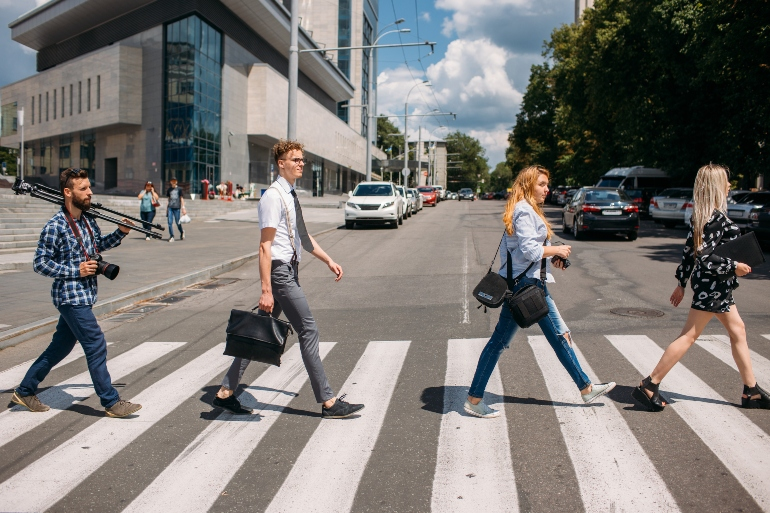
#> input picture images/pedestrian.jpg, 770 x 513 px
$ python contours.py
#> lines starting #> are read from the running program, lines starting #| are printed output that depends on the picture; after the words box and inside, x2 and y2 are one past the last pixel; in counts of white or black regions, pixels touching at a corner belong together
import matplotlib
matplotlib.use('Qt5Agg')

import numpy as np
import cv2 as cv
import matplotlib.pyplot as plt
import random as rng
rng.seed(12345)

src = cv.imread('images/pedestrian.jpg')
#> src is the input picture: shape (513, 770, 3); mean B, G, R 117.2, 120.5, 124.1
src_gray =  cv.cvtColor(src, cv.COLOR_BGR2GRAY)
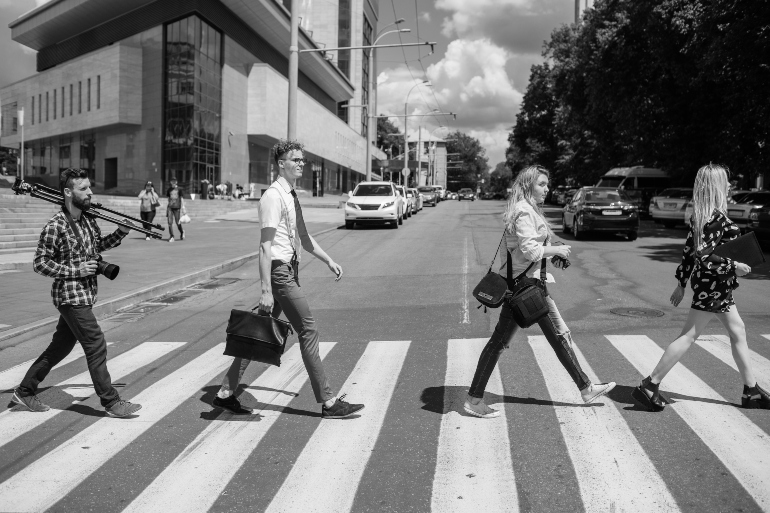
#> src_gray: shape (513, 770); min 0, max 254, mean 121.2
src_gray = cv.blur(src_gray, (3,3))

def thresh_callback(val):
#> called with val = 100
    threshold = val
    # Detect edges using Canny
    canny_output = cv.Canny(src_gray, threshold, threshold * 2)
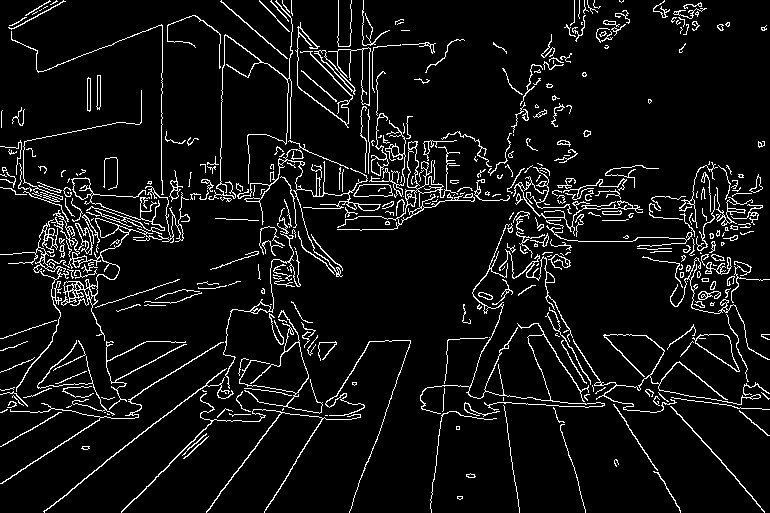
#> canny_output: shape (513, 770); 7.1% white in thin lines or dots
    # Find contours
    contours, hierarchy = cv.findContours(canny_output, cv.RETR_TREE, cv.CHAIN_APPROX_SIMPLE)
#> contours = 613 contours, 456 with area under 20; largest, box (x1, y1, x2, y2) and area: (337, 141, 475, 231) 1090, (61, 192, 190, 341) 1020, (692, 334, 740, 372) 778, (695, 334, 740, 372) 736, (0, 219, 69, 392) 546
    # Draw contours
    drawing = np.zeros((canny_output.shape[0], canny_output.shape[1], 3), dtype=np.uint8)
    for i in range(len(contours)):
        color = (rng.randint(0,256), rng.randint(0,256), rng.randint(0,256))
        cv.drawContours(drawing, contours, i, color, 2, cv.LINE_8, hierarchy, 0)
#> this loop made 613 passes
#> color on passes 1 to 3: (213, 5, 152), (188, 99, 138), (223, 82, 191)
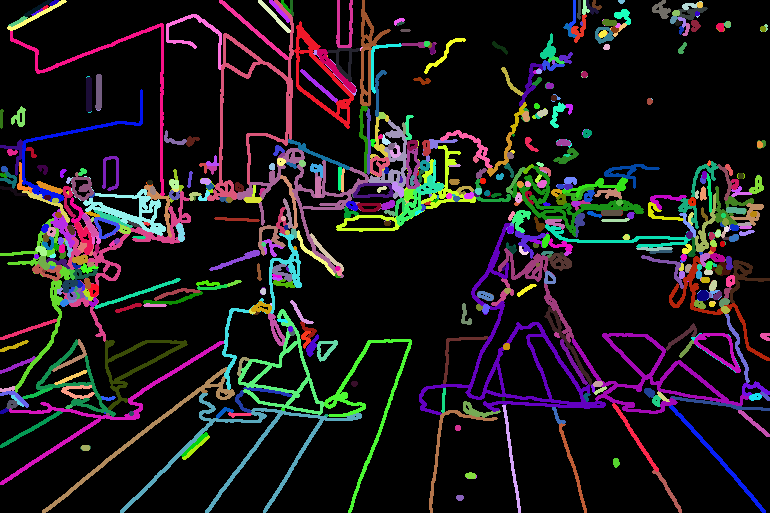
#> drawing: shape (513, 770, 3); mean of channels 0, 1, 2 27.2, 24.3, 28.4; drawn as B, G, R
    # Show in a window
    cv.imshow('Contours', drawing)

# Create Window
source_window = 'Source'
cv.namedWindow(source_window)
cv.imshow(source_window, src)
max_thresh = 255
thresh = 100 # initial threshold
cv.createTrackbar('Canny Thresh:', source_window, thresh, max_thresh, thresh_callback)
thresh_callback(thresh)
cv.waitKey()
